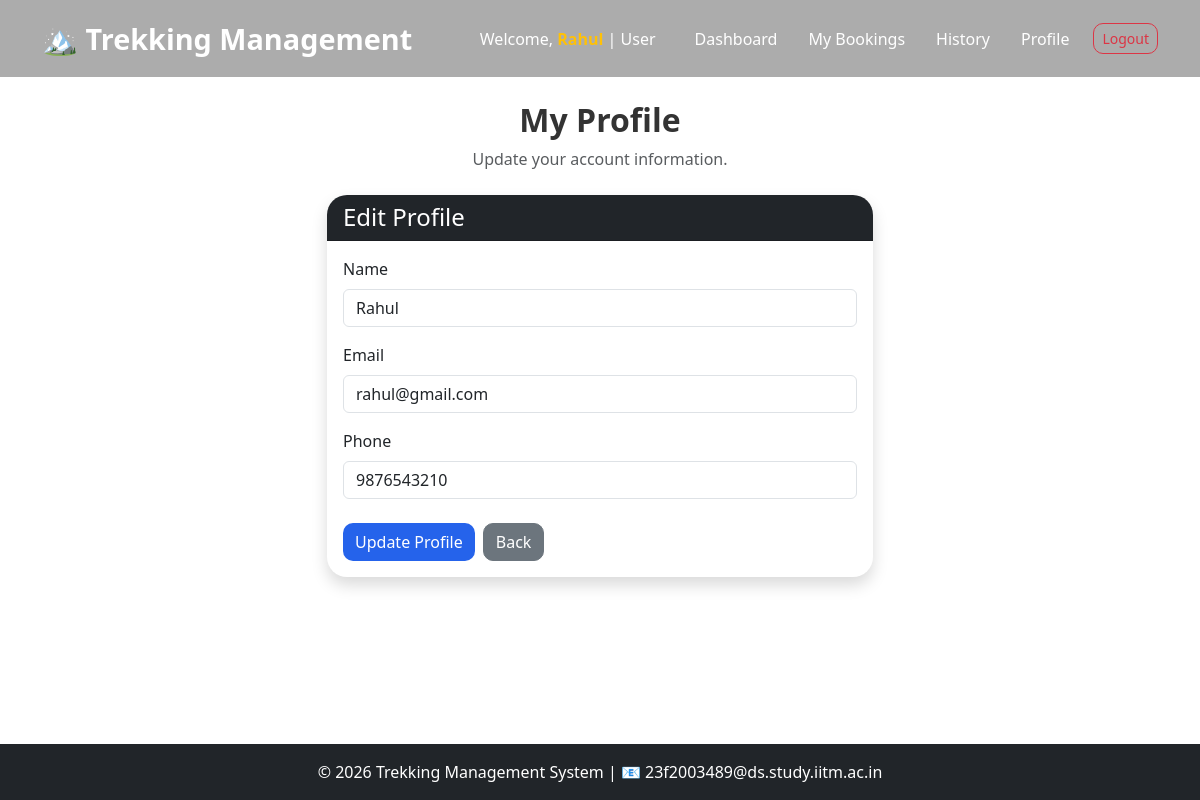
Screenshot of /edit-profile (signed in) with the database file from the repository.
### models.py (models this page shows)
class User(UserMixin,db.Model):
    id=db.Column(db.Integer, primary_key=True)
    name=db.Column(db.String(100), nullable=False)
    email=db.Column(db.String(120), unique=True, nullable=False)
    password=db.Column(db.String(255),nullable=False)
    phone=db.Column(db.String(20))
    role=db.Column(db.String(20),nullable=False)
    status=db.Column(db.String(20), default='pending')
    created_at=db.Column(db.DateTime, default=datetime.utcnow)
    bookings=db.relationship('Booking', backref='user',lazy=True)
    assigned_treks=db.relationship('Trek',backref='staff',lazy=True)

### app.py (the view, shortened to what this page needs)
@app.route('/edit-profile', methods=['GET', 'POST'])
@login_required
def edit_profile():
    if current_user.role != 'user':
        return "Access Denied"
    return render_template('user/edit_profile.html')

### app.py (called while the page is built)
@login_manager.user_loader
def load_user(user_id):
    return db.session.get(User, int(user_id))

### templates/user/edit_profile.html (shortened to what this page needs)
{% extends "base.html" %}
{% block content %}
<div class="container py-4">
<div class="mb-4 text-center">
    <h2 class="fw-bold">
        My Profile
    </h2>
    <p class="text-muted">
        Update your account information.
    </p>
</div>
<div class="row justify-content-center">
    <div class="col-md-6">
        <div class="card shadow">
            <div class="card-header bg-dark text-white">
                <h4 class="mb-0">
                    Edit Profile
                </h4>
            </div>
            <div class="card-body">
                <form method="POST">
                    <div class="mb-3">
                        <label class="form-label">
                            Name
                        </label>
                        <input type="text"
                               class="form-control"
                               name="name"
                               value="{{ current_user.name }}"
                               required>
                    </div>
                    <div class="mb-3">
                        <label class="form-label">
                            Email
                        </label>
                        <input type="email"
                               class="form-control"
                               name="email"
                               value="{{ current_user.email }}"
                               required>
                    </div>
                    <div class="mb-4">
                        <label class="form-label">
                            Phone
                        </label>
                        <input type="text"
                               class="form-control"
                               name="phone"
                               value="{{ current_user.phone }}">
                    </div>
                    <div class="d-flex gap-2">
                        <button type="submit"
                                class="btn btn-primary">
                            Update Profile
                        </button>
                        <a href="/user-dashboard"
                           class="btn btn-secondary">
                            Back
                        </a>
                    </div>
                </form>
            </div>
        </div>
    </div>
</div>
</div>
{% endblock %}

### templates/base.html (shortened to what this page needs)
<!DOCTYPE html>
<html lang="en">
<head>
    <link href="https://cdn.jsdelivr.net/npm/bootstrap@5.3.3/dist/css/bootstrap.min.css"
          rel="stylesheet">
    <link rel="stylesheet"
          href="https://cdn.jsdelivr.net/npm/bootstrap-icons@1.11.3/font/bootstrap-icons.min.css">
    <link rel="stylesheet"
          href="{{ url_for('static', filename='css/style.css') }}">
</head>
<body class="d-flex flex-column min-vh-100">
<nav class="navbar navbar-expand-lg navbar-dark fixed-top custom-navbar">
    <div class="container">
        <a class="navbar-brand fw-bold" href="/">
            🏔️ Trekking Management
        </a>
        <div class="collapse navbar-collapse"
             id="navbarNav">
            <ul class="navbar-nav ms-auto align-items-lg-center">
                {% if current_user.is_authenticated %}
                    <li class="nav-item me-3">
                        <span class="navbar-text">
                            Welcome,
                            <strong class="text-warning">
                            </strong>
                            |
                            {{ current_user.role|title }}
                        </span>
                    </li>
                    {% if current_user.role == 'admin' %}
                        <li class="nav-item">
                            <a class="nav-link" href="/admin-dashboard">
                                Dashboard
                            </a>
                        </li>
                        <li class="nav-item">
                            <a class="nav-link" href="/admin-treks">
                                Treks
                            </a>
                        </li>
                        <li class="nav-item">
                            <a class="nav-link" href="/admin/staff">
                                Staff
                            </a>
                        </li>
                        <li class="nav-item">
                            <a class="nav-link" href="/admin/bookings">
                                Bookings
                            </a>
                        </li>
                        <li class="nav-item">
                            <a class="nav-link" href="/admin/users">
                                Users
                            </a>
                        </li>
                        <li class="nav-item">
                            <a class="nav-link" href="/admin/search">
                                Search
                            </a>
                        </li>
                        <li class="nav-item ms-lg-3">
                            <a class="btn btn-outline-danger btn-sm"
                               href="/logout">
                                Logout
                            </a>
                        </li>
                    {% elif current_user.role == 'user' %}
                        <li class="nav-item">
                            <a class="nav-link" href="/user-dashboard">
                                Dashboard
                            </a>
                        </li>
                        <li class="nav-item">
                            <a class="nav-link" href="/my-bookings">
                                My Bookings
                            </a>
                        </li>
                        <li class="nav-item">
                            <a class="nav-link" href="/trek-history">
                                History
                            </a>
                        </li>
                        <li class="nav-item">
                            <a class="nav-link" href="/edit-profile">
                                Profile
                            </a>
                        </li>
                        <li class="nav-item ms-lg-3">
                            <a class="btn btn-outline-danger btn-sm"
                               href="/logout">
                                Logout
                            </a>
                        </li>
                    {% endif %}
                {% endif %}
            </ul>
        </div>
    </div>
</nav>
<main class="flex-grow-1 page-content">
    {% block content %}
    {% endblock %}
</main>
<footer class="bg-dark text-white text-center py-3 mt-auto">
    <div class="container">
        <p class="mb-0">
            © 2026 Trekking Management System
            |
            📧 23f2003489@ds.study.iitm.ac.in
        </p>
    </div>
</footer>
</body>
</html>

### static/css/style.css (style rules this page uses)
html, body { height:100%; }
body { background:#ffffff; font-family:'Segoe UI',Tahoma,Geneva,Verdana,sans-serif; color:#333; overflow-x:hidden; }
.custom-navbar { background:rgba(18,18,18,.35); backdrop-filter:blur(15px); -webkit-backdrop-filter:blur(15px); transition:.4s; padding:12px 0; }
.custom-navbar .navbar-brand { font-size:1.8rem; font-weight:700; color:#fff !important; }
.custom-navbar .nav-link { color:#fff !important; font-weight:500; margin-left:15px; transition:.3s; }
.navbar-text { color:#fff !important; }
.btn { border-radius:10px; transition:.3s; }
.btn-primary { background:#2563eb; border:none; }
.card { border:none; border-radius:20px; overflow:hidden; box-shadow:0 10px 30px rgba(0,0,0,.08); transition:.35s; }
footer { background:#111; color:white; padding:20px; }
.page-content { padding-top:77px; }
.custom-navbar { min-height:75px; }
.btn { transition: all 0.3s ease; }

### rows the page displays
User: role "User", name "Rahul", email "rahul@gmail.com", phone "9876543210"
